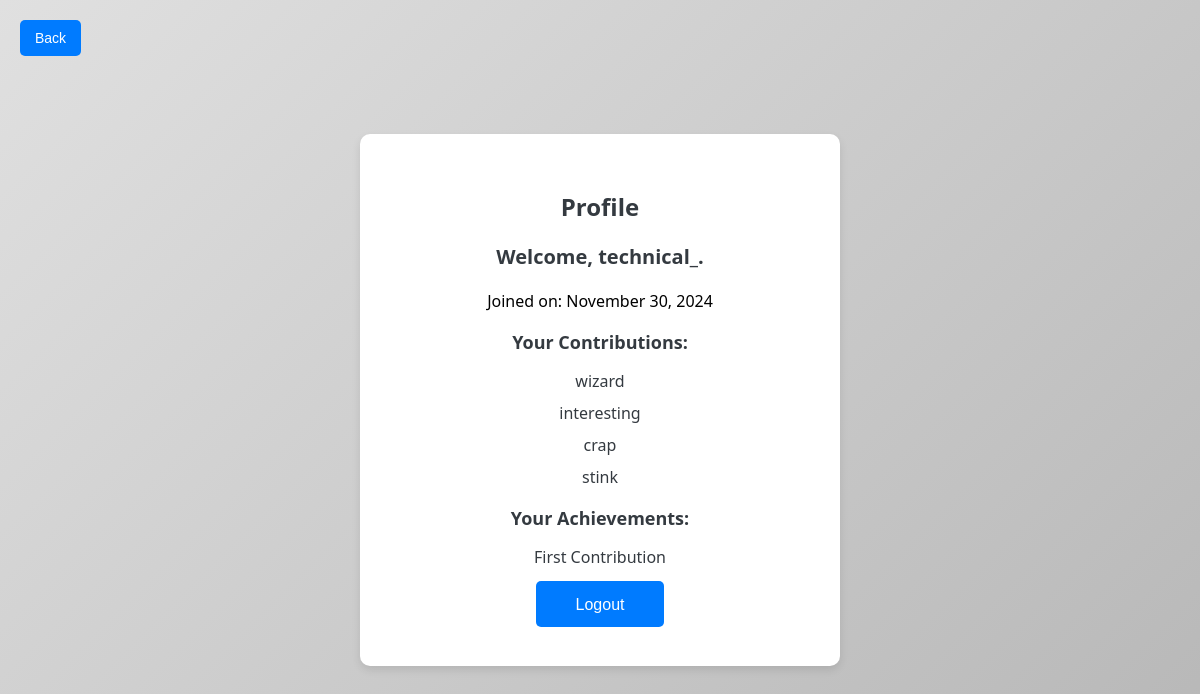
The app's page /profile (signed in) with its own data.
### app.py (models this page shows)
class User(UserMixin, db.Model):
    id = db.Column(db.Integer, primary_key=True)
    username = db.Column(db.String(150), unique=True, nullable=False)
    password = db.Column(db.String(150), nullable=False)
    contributions = db.Column(db.Text, nullable=True)
    date_joined = db.Column(db.DateTime, nullable=False, default=datetime.utcnow)
    word_coins = db.Column(db.Integer, nullable=False, default=0)
    achievements = db.Column(db.Text, nullable=True, default="")
    words_entered_today = db.Column(db.Integer, nullable=False, default=0)
    last_word_entry_date = db.Column(db.Date, nullable=True)

### app.py (the view)
@app.route('/profile')
@login_required
def profile():
    contributions = current_user.contributions.split(',') if current_user.contributions else []
    return render_template('profile.html', contributions=contributions)

### app.py (called while the page is built)
@login_manager.user_loader
def load_user(user_id):
    return User.query.get(int(user_id))

### templates/profile.html (shortened to what this page needs)
<!DOCTYPE html>
<html>
<head>
    <link rel="stylesheet" type="text/css" href="{{ url_for('static', filename='styles.css') }}">
</head>
<body>
    <a href="{{ url_for('index') }}"><button class="back-button">Back</button></a>
    <div class="container">
        <h1>Profile</h1>
        <h2>Welcome, {{ current_user.username }}</h2>
        <p>Joined on: {{ current_user.date_joined.strftime('%B %d, %Y') }}</p>
        <h3>Your Contributions:</h3>
        <ul>
            {% for word in contributions[:5] %}
                <li>{{ word }}</li>
            {% endfor %}
        </ul>
        <h3>Your Achievements:</h3>
        <ul>
            {% for achievement in (current_user.achievements or "").split(',') %}
                <li>{{ achievement }}</li>
            {% endfor %}
        </ul>
        <a class="button_class" href="{{ url_for('logout') }}"><button class="button_class">Logout</button></a>
    </div>
</body>
</html>

### static/styles.css (style rules this page uses)
body { font-family: 'Segoe UI', Tahoma, Geneva, Verdana, sans-serif; margin: 0; padding: 0; display: flex; justify-content: center; align-items: center; height: 100vh; }
.container { background-color: white; padding: 40px; border-radius: 10px; box-shadow: 0 4px 8px rgba(0, 0, 0, 0.1); max-width: 400px; width: 100%; text-align: center; position: relative; }
h1 { margin-bottom: 20px; font-size: 24px; color: #343a40; }
h2 { margin-bottom: 20px; font-size: 20px; color: #343a40; }
h3 { margin-bottom: 10px; font-size: 18px; color: #343a40; }
ul { list-style-type: none; padding: 0; }
li { margin-bottom: 10px; font-size: 16px; color: #343a40; }
.button_class { padding: 12px 20px; background-color: #007bff; color: white; border: none; border-radius: 5px; font-size: 16px; cursor: pointer; transition: background-color 0.3s ease; }
.back-button { position: absolute; top: 20px; left: 20px; padding: 10px 15px; background-color: #007bff; color: white; border: none; border-radius: 5px; font-size: 14px; cursor: pointer; transition: background-color 0.3s ease; }

### records on screen
User: username "technical_.", date_joined "November 30, 2024", achievements "First Contribution"

### other values on screen
{{ word }} "wizard" "interesting" "crap" "stink"
